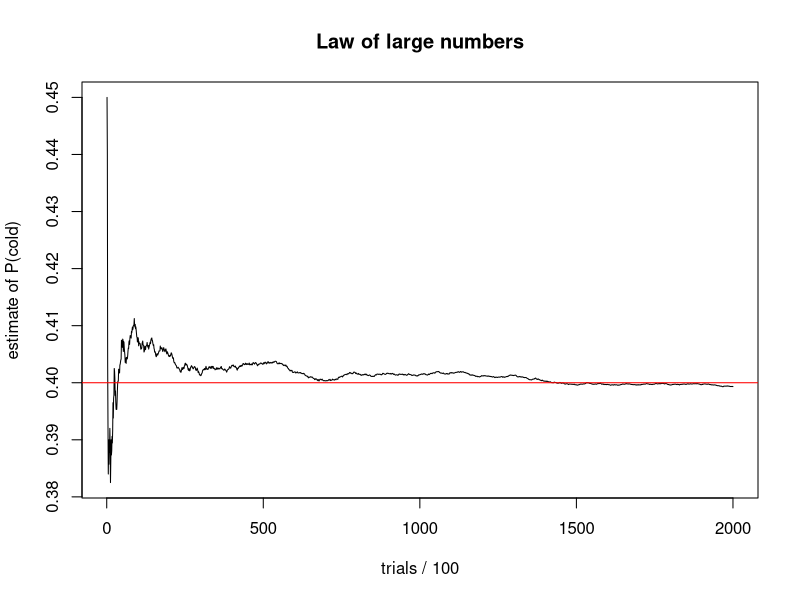

R code for this plot:
## ---- chunk 1
knitr::opts_chunk$set(echo = TRUE, message = FALSE, warning = FALSE,
                      fig.width = 6.5, fig.height = 4, comment = "#>")
# install any missing packages once, then load them
pkgs <- c("dplyr", "ggplot2", "e1071", "rpart", "class", "nnet", "DBI", "RSQLite")
missing <- pkgs[!sapply(pkgs, requireNamespace, quietly = TRUE)]
if (length(missing) > 0) install.packages(missing, repos = "https://cloud.r-project.org")
library(dplyr)
library(ggplot2)
## ---- chunk 2
set.seed(2026)

# ---- daily operations table ----
n_days <- 180
daily <- data.frame(date = seq(as.Date("2026-01-01"), by = "day", length.out = n_days))
daily$wday    <- factor(format(daily$date, "%a"),
                        levels = c("Mon","Tue","Wed","Thu","Fri","Sat","Sun"))
daily$weekend <- as.integer(daily$wday %in% c("Sat", "Sun"))
daily$temp    <- round(26 - 8 * (1:n_days) / n_days + rnorm(n_days, 0, 2), 1)
daily$promo   <- rbinom(n_days, 1, 0.4)
daily$ad_spend <- round(runif(n_days, 50, 300))
# true mechanism: sales = 900 + 2*ad + 150*promo + 180*weekend + 12*temp + noise
daily$sales     <- round(900 + 2 * daily$ad_spend + 150 * daily$promo +
                         180 * daily$weekend + 12 * daily$temp + rnorm(n_days, 0, 120))
daily$customers <- rpois(n_days, daily$sales / 8.5)

# ---- transaction table ----
menu <- data.frame(drink = c("Latte", "Flat White", "Cappuccino", "Cold Brew", "Tea"),
                   price = c(5.5, 5.0, 5.0, 6.0, 4.0))
n_tx <- 800
tx <- data.frame(id = 1:n_tx,
                 date = sample(daily$date, n_tx, replace = TRUE),
                 hour = sample(7:16, n_tx, replace = TRUE,
                               prob = c(.18, .16, .12, .08, .08, .12, .10, .07, .05, .04)))
tx$drink    <- sample(menu$drink, n_tx, replace = TRUE, prob = c(.30, .30, .15, .15, .10))
tx$loyalty  <- rbinom(n_tx, 1, 0.35)
tx$qty      <- 1 + rpois(n_tx, 0.2 + 0.5 * tx$loyalty)   # loyal customers buy more
tx$price    <- menu$price[match(tx$drink, menu$drink)]
tx$spend    <- tx$price * tx$qty
tx$wait_min <- round(rexp(n_tx, rate = 1/3), 2)

head(daily)
head(tx)
## ---- chunk 3
S <- expand.grid(customer1 = c("L","T","C"), customer2 = c("L","T","C"),
                 stringsAsFactors = FALSE)
nrow(S)                                           # |S| = 9
A <- S$customer1 == "L" | S$customer2 == "L"      # at least one latte
S[A, ]
sum(A) / nrow(S)                                  # 5/9
## ---- chunk 4
A <- tx$drink == "Latte"
B <- tx$loyalty == 1

pA  <- mean(A); pB <- mean(B); pAB <- mean(A & B)
c(P_A = pA, P_B = pB, P_A_and_B = pAB)

c(complement   = 1 - pA,
  union_rule   = pA + pB - pAB,
  union_direct = mean(A | B))              # both routes agree
## ---- chunk 5
n <- 8; k <- 3
perm <- factorial(n) / factorial(n - k)     # 8*7*6
comb <- choose(n, k)
c(permutations = perm, combinations = comb, ratio = perm / comb)   # ratio = 3! = 6

5 * 3 * 4                                    # menu variants

nrow(t(combn(8, 3)))                         # enumerate all 56 crews
t(combn(8, 3))[1:3, ]                        # first three crews
## ---- chunk 6
joint <- prop.table(table(drink = tx$drink, member = tx$loyalty))
round(joint, 3)                                     # joint
round(margin.table(joint, 1), 3)                    # marginal: drink
round(margin.table(joint, 2), 3)                    # marginal: member

# conditional: P(drink | member)
cond <- prop.table(table(drink = tx$drink, member = tx$loyalty), margin = 2)
round(cond, 3)

# by formula for Latte given member
joint["Latte", "1"] / sum(joint[, "1"])
## ---- chunk 7
A <- tx$drink == "Latte"; B <- tx$loyalty == 1
c(P_A_and_B = mean(A & B), P_A_times_P_B = mean(A) * mean(B))   # close => independent
c(P_A = mean(A), P_A_given_B = mean(A[B]))

# mutually exclusive: Latte vs Tea in one order
L <- tx$drink == "Latte"; T_ <- tx$drink == "Tea"
mean(L & T_)                                        # 0
mean(L | T_); mean(L) + mean(T_)                    # addition rule without overlap

chisq.test(table(tx$drink, tx$loyalty))$p.value     # formal check (Topic 4.8)
## ---- chunk 8
p_weather <- c(hot = 0.40, cool = 0.60)       # P(B_i), sums to 1
p_cold_given <- c(hot = 0.70, cool = 0.20)    # P(Cold | B_i)

pieces <- p_cold_given * p_weather
pieces
print("------")
sum(pieces)                       # P(Cold) = 0.40
## ---- chunk 9
prior      <- c(hot = 0.40, cool = 0.60)
likelihood <- c(hot = 0.70, cool = 0.20)          # P(cold order | weather)

evidence  <- sum(likelihood * prior)              # P(cold) = 0.40
posterior <- likelihood * prior / evidence
round(posterior, 3)                               # hot 0.70, cool 0.30

# sequential updating: second cold order uses the first posterior as new prior
posterior2 <- likelihood * posterior / sum(likelihood * posterior)
round(posterior2, 3)                              # hot rises to about 0.89
## ---- chunk 10
paths <- data.frame(
  weather = c("Hot", "Hot", "Cool", "Cool"),
  drink   = c("Cold", "Other", "Cold", "Other"),
  p_branch1 = c(.40, .40, .60, .60),
  p_branch2 = c(.70, .30, .20, .80))
paths$p_path <- paths$p_branch1 * paths$p_branch2
paths

# the same numbers as a contingency table
tab <- xtabs(p_path ~ weather + drink, data = paths)
addmargins(tab)

# conditional from the table: P(Hot | Cold)
tab["Hot", "Cold"] / sum(tab[, "Cold"])
## ---- chunk 11
set.seed(42)
N <- 200000
hot  <- rbinom(N, 1, 0.40) == 1
cold <- ifelse(hot, rbinom(N, 1, 0.70), rbinom(N, 1, 0.20)) == 1

c(sim_P_cold = mean(cold),         theory = 0.40)
c(sim_P_hot_given_cold = mean(hot[cold]), theory = 0.70)

# convergence of the estimate
running <- cumsum(cold) / seq_along(cold)
plot(running[seq(100, N, by = 100)], type = "l", xlab = "trials / 100",
     ylab = "estimate of P(cold)", main = "Law of large numbers")
abline(h = 0.40, col = "red")
## ---- chunk 12
actions <- c(50, 100, 150)
demand  <- c(Low = 40, Medium = 90, High = 140)
p       <- c(Low = 0.3, Medium = 0.5, High = 0.2)

payoff <- outer(actions, demand, function(a, d) 4 * pmin(a, d) - 1.5 * a)
dimnames(payoff) <- list(paste0("bake", actions), names(demand))
payoff
ev <- payoff %*% p                        # expected payoff per action
print("-------------------------")
ev
print("-------------------------")
best_now     <- max(ev)
perfect_info <- sum(apply(payoff, 2, max) * p)
c(best_action = actions[which.max(ev)], EV = best_now, EV_perfect_info = perfect_info, EVPI = perfect_info - best_now)
